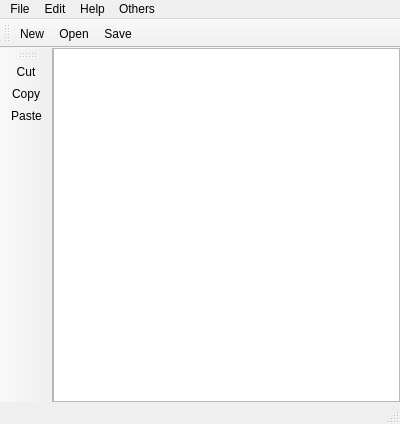
<?xml version="1.0" encoding="UTF-8"?>
<ui version="4.0">
 <class>TextEditor</class>
 <widget class="QMainWindow" name="TextEditor">
  <property name="geometry">
   <rect>
    <x>0</x>
    <y>0</y>
    <width>400</width>
    <height>424</height>
   </rect>
  </property>
  <property name="windowTitle">
   <string>TextEditor</string>
  </property>
  <widget class="QWidget" name="centralWidget">
   <layout class="QVBoxLayout" name="verticalLayout">
    <property name="spacing">
     <number>0</number>
    </property>
    <property name="leftMargin">
     <number>0</number>
    </property>
    <property name="topMargin">
     <number>0</number>
    </property>
    <property name="rightMargin">
     <number>0</number>
    </property>
    <property name="bottomMargin">
     <number>0</number>
    </property>
    <item>
     <widget class="QTextEdit" name="textEdit"/>
    </item>
   </layout>
  </widget>
  <widget class="QMenuBar" name="menuBar">
   <property name="geometry">
    <rect>
     <x>0</x>
     <y>0</y>
     <width>400</width>
     <height>22</height>
    </rect>
   </property>
   <widget class="QMenu" name="menuFile">
    <property name="title">
     <string>File</string>
    </property>
    <addaction name="actionN_ew"/>
    <addaction name="actionO_pen"/>
    <addaction name="actionS_ave"/>
    <addaction name="actionS_aveAs"/>
    <addaction name="separator"/>
   </widget>
   <widget class="QMenu" name="menuEdit">
    <property name="title">
     <string>Edit</string>
    </property>
    <addaction name="actionC_ut"/>
    <addaction name="actionCopy"/>
    <addaction name="actionPatse"/>
   </widget>
   <widget class="QMenu" name="menuHelp">
    <property name="title">
     <string>Help</string>
    </property>
    <addaction name="separator"/>
   </widget>
   <widget class="QMenu" name="menuOthers">
    <property name="title">
     <string>Others</string>
    </property>
    <addaction name="actionWhat_up"/>
    <addaction name="actionWhat_s_your_name"/>
   </widget>
   <addaction name="menuFile"/>
   <addaction name="menuEdit"/>
   <addaction name="menuHelp"/>
   <addaction name="menuOthers"/>
  </widget>
  <widget class="QToolBar" name="mainToolBar">
   <attribute name="toolBarArea">
    <enum>TopToolBarArea</enum>
   </attribute>
   <attribute name="toolBarBreak">
    <bool>false</bool>
   </attribute>
   <addaction name="actionN_ew"/>
   <addaction name="actionO_pen"/>
   <addaction name="actionS_ave"/>
  </widget>
  <widget class="QStatusBar" name="statusBar"/>
  <widget class="QToolBar" name="toolBar">
   <property name="windowTitle">
    <string>toolBar</string>
   </property>
   <attribute name="toolBarArea">
    <enum>LeftToolBarArea</enum>
   </attribute>
   <attribute name="toolBarBreak">
    <bool>false</bool>
   </attribute>
   <addaction name="actionC_ut"/>
   <addaction name="actionCopy"/>
   <addaction name="actionPatse"/>
  </widget>
  <action name="actionF_ile">
   <property name="text">
    <string>F&amp;ile</string>
   </property>
  </action>
  <action name="actionN_ew">
   <property name="icon">
    <iconset resource="images.qrc">
     <normaloff>:/images/new.png</normaloff>:/images/new.png</iconset>
   </property>
   <property name="text">
    <string>N&amp;ew</string>
   </property>
   <property name="shortcut">
    <string>Ctrl+N</string>
   </property>
  </action>
  <action name="actionO_pen">
   <property name="icon">
    <iconset resource="images.qrc">
     <normaloff>:/images/open.png</normaloff>:/images/open.png</iconset>
   </property>
   <property name="text">
    <string>O&amp;pen...</string>
   </property>
   <property name="shortcut">
    <string>Ctrl+O</string>
   </property>
  </action>
  <action name="actionS_ave">
   <property name="icon">
    <iconset resource="images.qrc">
     <normaloff>:/images/save.png</normaloff>:/images/save.png</iconset>
   </property>
   <property name="text">
    <string>S&amp;ave</string>
   </property>
   <property name="shortcut">
    <string>Ctrl+S</string>
   </property>
  </action>
  <action name="actionS_aveAs">
   <property name="icon">
    <iconset resource="images.qrc">
     <normaloff>:/images/save.png</normaloff>:/images/save.png</iconset>
   </property>
   <property name="text">
    <string>S&amp;aveAs...</string>
   </property>
  </action>
  <action name="actionC_ut">
   <property name="icon">
    <iconset resource="images.qrc">
     <normaloff>:/images/cut.png</normaloff>:/images/cut.png</iconset>
   </property>
   <property name="text">
    <string>Cut</string>
   </property>
  </action>
  <action name="actionCopy">
   <property name="icon">
    <iconset resource="images.qrc">
     <normaloff>:/images/copy.png</normaloff>:/images/copy.png</iconset>
   </property>
   <property name="text">
    <string>Copy</string>
   </property>
  </action>
  <action name="actionPatse">
   <property name="icon">
    <iconset resource="images.qrc">
     <normaloff>:/images/paste.png</normaloff>:/images/paste.png</iconset>
   </property>
   <property name="text">
    <string>Paste</string>
   </property>
  </action>
  <action name="actionWhat_up">
   <property name="text">
    <string>what' s up?</string>
   </property>
  </action>
  <action name="actionWhat_s_your_name">
   <property name="text">
    <string>what's your name?</string>
   </property>
  </action>
 </widget>
 <layoutdefault spacing="6" margin="11"/>
 <resources>
  <include location="images.qrc"/>
 </resources>
 <connections/>
</ui>
